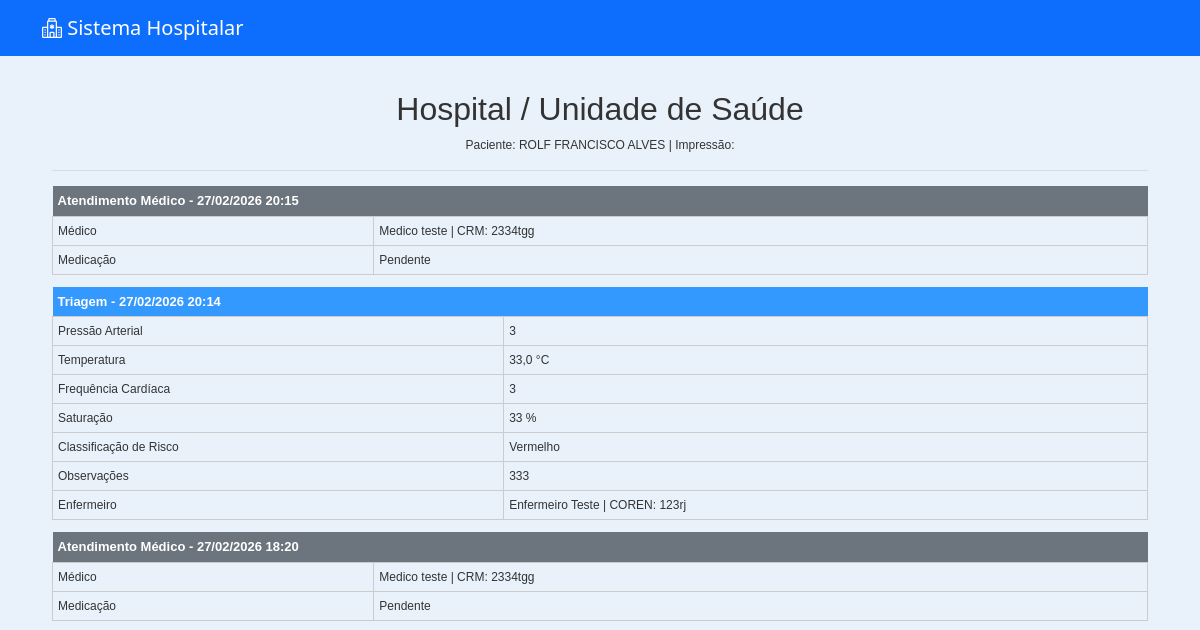
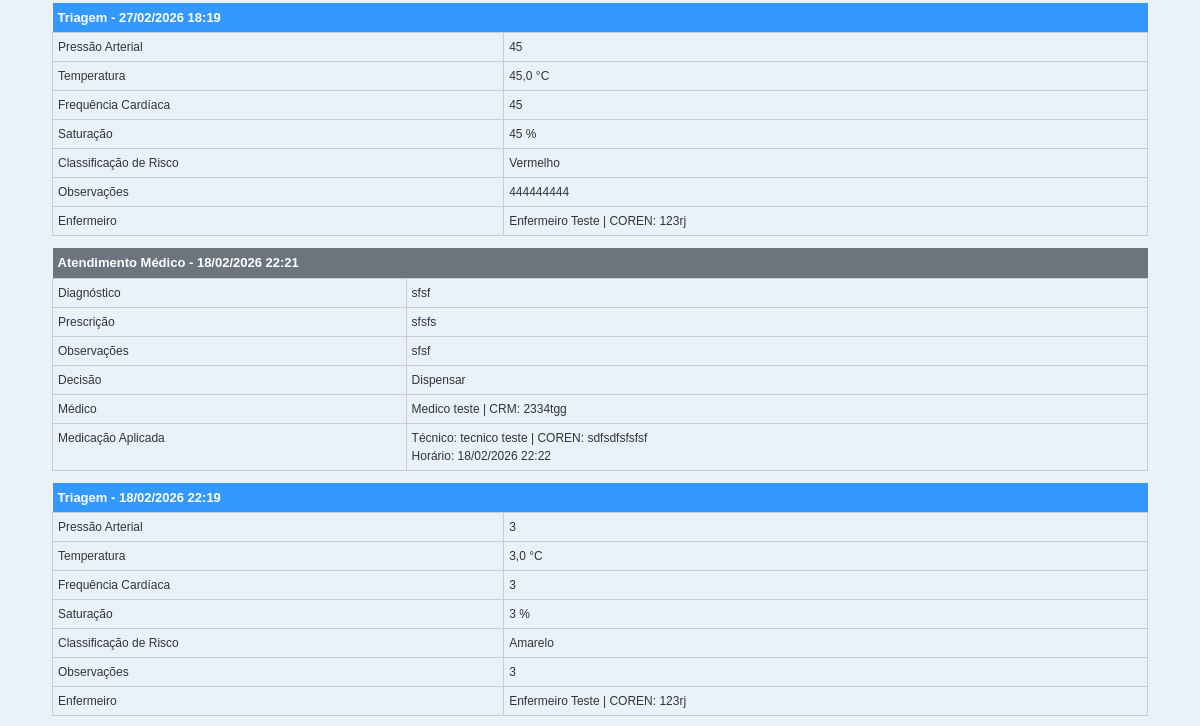
The app's page /pacientes/2/historico/ (upper part), older data (2 pictures, top to bottom).
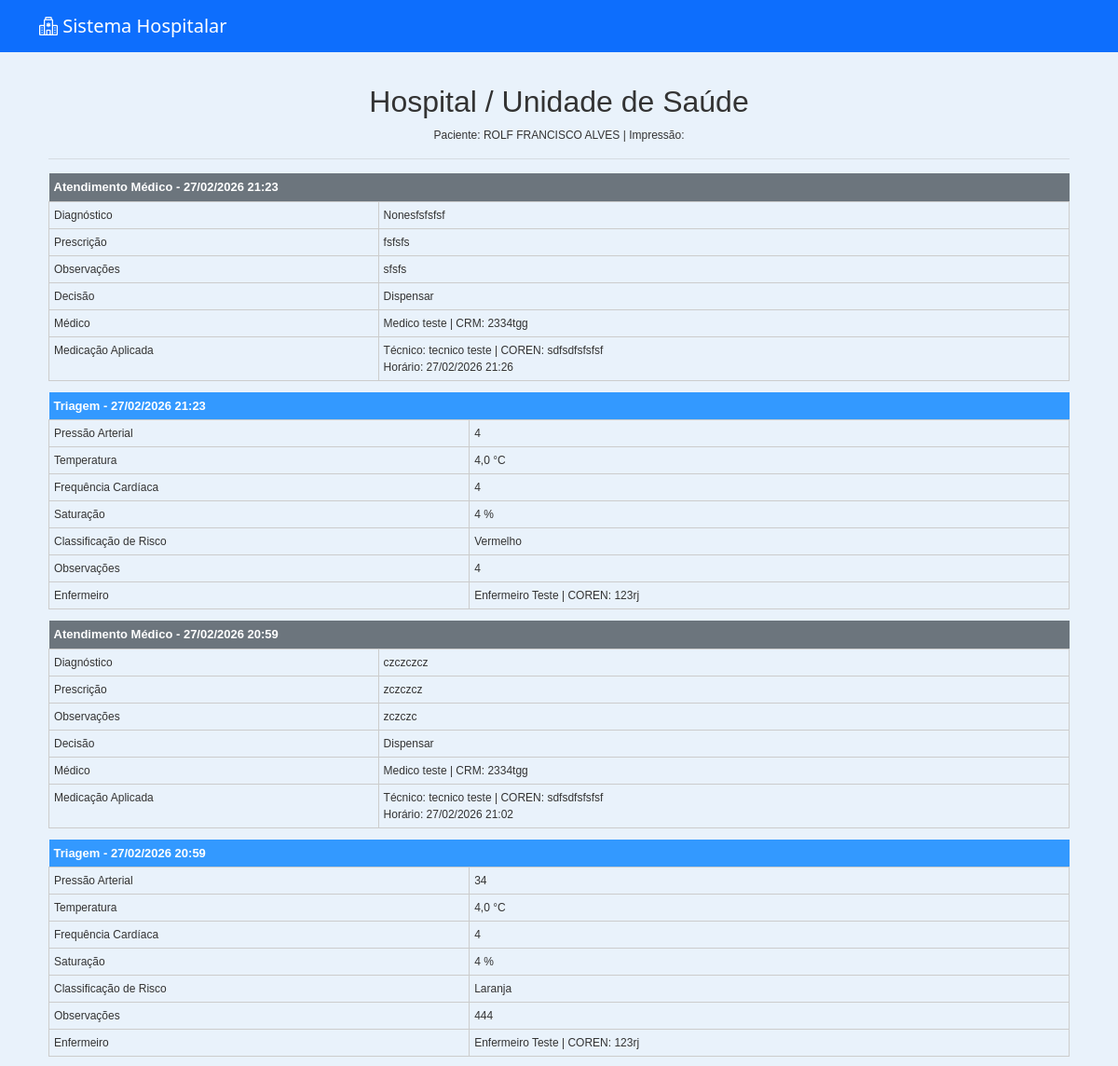
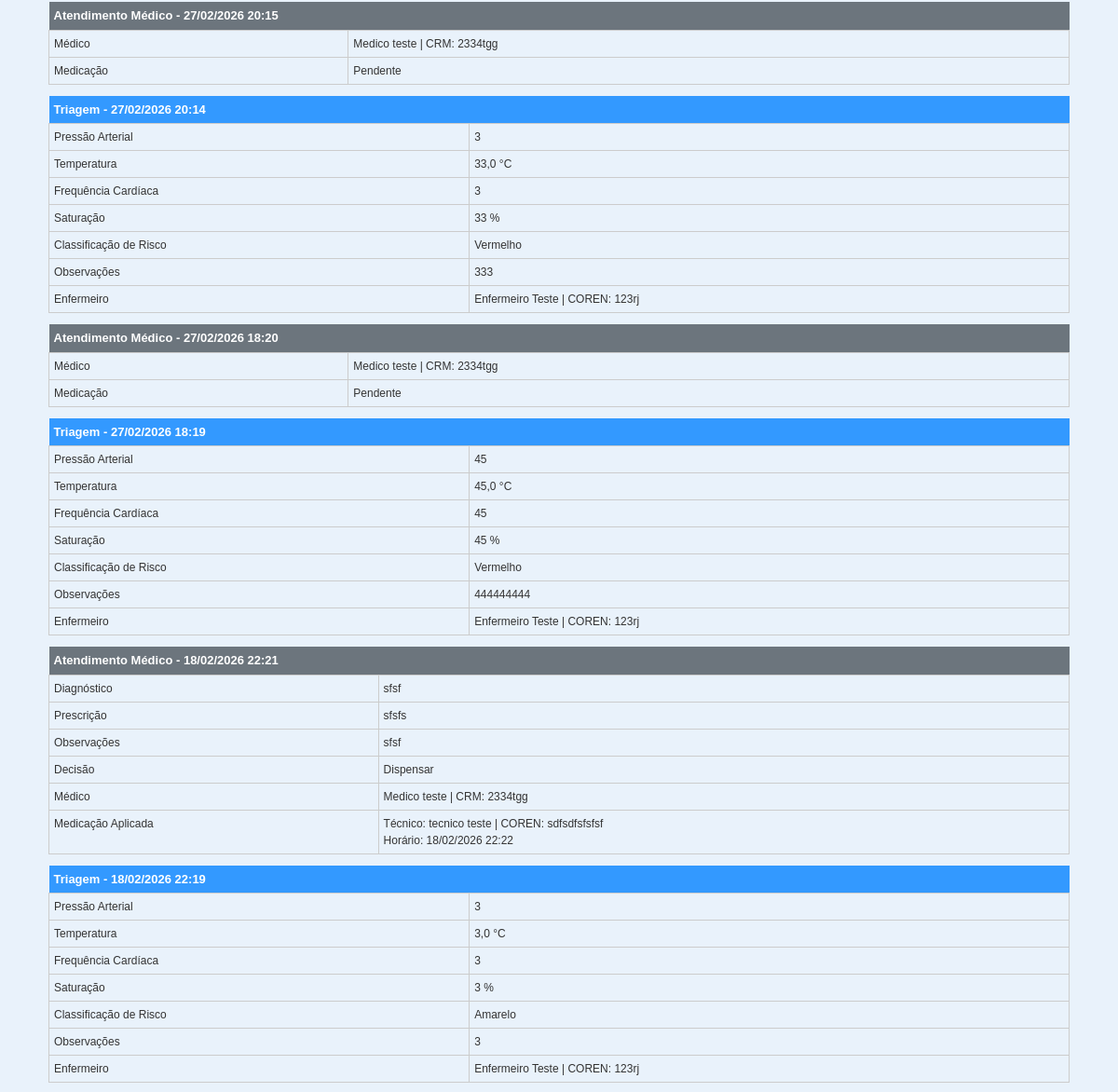
The same page, newer data (2 pictures, top to bottom).
### medico/models.py (models this page shows, shortened)
class Atendimento(models.Model):
    paciente = models.ForeignKey(
        Paciente,
        on_delete=models.CASCADE
    )
    medico = models.ForeignKey(
        Usuario,
        on_delete=models.SET_NULL,  # ⚠ Melhor que CASCADE
        null=True,
        related_name="atendimentos_realizados"
    )
    triagem = models.OneToOneField(
        Triagem,
        on_delete=models.CASCADE
    )
    diagnostico = models.TextField(blank=True, null=True)
    prescricao = models.TextField(blank=True, null=True)
    observacoes = models.TextField(blank=True, null=True)
    DECISAO_CHOICES = [
        ("dispensar", "Dispensar"),
        ("medicacao", "Medicação"),
        ("internacao", "Internação"),
        ("exames", "Exames"),
    ]
    decisao = models.CharField(
        max_length=20,
        choices=DECISAO_CHOICES,
        blank=True,
        null=True
    )
    medicacao_aplicada = models.BooleanField(default=False)
    tecnico_aplicou = models.ForeignKey(
        Usuario,
        on_delete=models.SET_NULL,
        null=True,
        blank=True,
        related_name="medicacoes_aplicadas"
    )
    horario_medicacao = models.DateTimeField(
        null=True,
        blank=True
    )
    data_atendimento = models.DateTimeField(auto_now_add=True)
    finalizado = models.BooleanField(default=False)

### usuarios/models.py (models this page shows, shortened)
class Usuario(AbstractUser):
    PERFIL_CHOICES = [
        ('administrador', 'Administrador'),
        ('medico', 'Médico'),
        ('enfermeiro', 'Enfermeiro'),
        ('tecnico', 'Técnico'),
        ('recepcao', 'Recepção'),
    ]
    perfil = models.CharField(max_length=20, choices=PERFIL_CHOICES, default='recepcao')
    cpf = models.CharField("CPF", max_length=14, unique=True, blank=True, null=True)
    data_nascimento = models.DateField("Data de Nascimento", blank=True, null=True)
    telefone = models.CharField("Telefone", max_length=20, blank=True, null=True)
    endereco = models.CharField("Endereço", max_length=255, blank=True, null=True)
    cidade = models.CharField("Cidade", max_length=100, blank=True, null=True)
    estado = models.CharField("Estado", max_length=50, blank=True, null=True)
    cep = models.CharField("CEP", max_length=10, blank=True, null=True)
    crm = models.CharField("CRM", max_length=20, blank=True, null=True)
    coren = models.CharField("COREN", max_length=20, blank=True, null=True)

### triagem/models.py (models this page shows, shortened)
class Triagem(models.Model):
    RISCO_CHOICES = [
        ('Vermelho', 'Vermelho'),
        ('Laranja', 'Laranja'),
        ('Amarelo', 'Amarelo'),
        ('Verde', 'Verde'),
        ('Azul', 'Azul'),
    ]
    agendamento = models.OneToOneField(Agendamento, on_delete=models.CASCADE)
    paciente = models.ForeignKey(Paciente, on_delete=models.CASCADE)
    enfermeiro = models.ForeignKey(
        Usuario,
        on_delete=models.SET_NULL,
        null=True,
        blank=True,
        related_name="triagens_realizadas"
    )
    pressao_arterial = models.CharField(max_length=20)
    temperatura = models.DecimalField(max_digits=4, decimal_places=1)
    frequencia_cardiaca = models.IntegerField()
    saturacao = models.IntegerField()
    classificacao_risco = models.CharField(
        max_length=10,
        choices=RISCO_CHOICES,
        blank=True,
        null=True
    )
    observacoes = models.TextField(blank=True, null=True)
    atendido = models.BooleanField(default=False)
    data_triagem = models.DateTimeField(auto_now_add=True)

### pacientes/views.py (the view)
# urls.py: path('<int:paciente_id>/historico/', views.imprimir_historico, name='imprimir_historico'),  # atenção: mesma URL que acima
def imprimir_historico(request, paciente_id):
    paciente = get_object_or_404(Paciente, id=paciente_id)
    historico = []
    triagens = Triagem.objects.filter(paciente=paciente).order_by('-data_triagem')
    for t in triagens:
        historico.append({
            'tipo': 'triagem',
            'data': t.data_triagem,
            'obj': t
        })
    atendimentos = Atendimento.objects.filter(paciente=paciente).order_by('-data_atendimento')
    for a in atendimentos:
        historico.append({
            'tipo': 'atendimento',
            'data': a.data_atendimento,
            'obj': a
        })
    historico.sort(key=lambda x: x['data'], reverse=True)
    context = {
        'paciente': paciente,
        'historico': historico,
    }
    return render(request, 'pacientes/historico_imprimir.html', context)

### pacientes/templates/pacientes/historico_imprimir.html (shortened to what this page needs)
{% extends 'usuarios/base.html' %}
{% block content %}
<div class="historico-container">
    <div class="historico-header">
        <h2>Hospital / Unidade de Saúde</h2>
        <p>Paciente: {{ paciente.nome }} | Impressão: {{ now|date:"d/m/Y H:i" }}</p>
        <hr>
    </div>
    {% if historico %}
        {% for item in historico %}
            <table class="historico-table">
                <thead>
                    <tr class="{% if item.tipo == 'triagem' %}triagem{% else %}atendimento{% endif %}">
                        <th colspan="2">
                            {% if item.tipo == 'triagem' %}Triagem{% else %}Atendimento Médico{% endif %} - {{ item.data|date:"d/m/Y H:i" }}
                        </th>
                    </tr>
                </thead>
                <tbody>
                    {% if item.tipo == 'triagem' %}
                        <tr><td>Pressão Arterial</td><td>{{ item.obj.pressao_arterial }}</td></tr>
                        <tr><td>Temperatura</td><td>{{ item.obj.temperatura }} °C</td></tr>
                        <tr><td>Frequência Cardíaca</td><td>{{ item.obj.frequencia_cardiaca }}</td></tr>
                        <tr><td>Saturação</td><td>{{ item.obj.saturacao }} %</td></tr>
                        <tr><td>Classificação de Risco</td><td>{{ item.obj.classificacao_risco }}</td></tr>
                        {% if item.obj.observacoes %}<tr><td>Observações</td><td>{{ item.obj.observacoes }}</td></tr>{% endif %}
                        {% if item.obj.enfermeiro %}<tr><td>Enfermeiro</td><td>{{ item.obj.enfermeiro.get_full_name }} | COREN: {{ item.obj.enfermeiro.coren|default:"Não cadastrado" }}</td></tr>{% endif %}
                    {% else %}
                        {% if item.obj.diagnostico %}<tr><td>Diagnóstico</td><td>{{ item.obj.diagnostico }}</td></tr>{% endif %}
                        {% if item.obj.prescricao %}<tr><td>Prescrição</td><td>{{ item.obj.prescricao }}</td></tr>{% endif %}
                        {% if item.obj.observacoes %}<tr><td>Observações</td><td>{{ item.obj.observacoes }}</td></tr>{% endif %}
                        {% if item.obj.get_decisao_display %}<tr><td>Decisão</td><td>{{ item.obj.get_decisao_display }}</td></tr>{% endif %}
                        {% if item.obj.medico %}<tr><td>Médico</td><td>{{ item.obj.medico.get_full_name }} | CRM: {{ item.obj.medico.crm|default:"Não cadastrado" }}</td></tr>{% endif %}
                        {% if item.obj.medicacao_aplicada %}
                            <tr><td>Medicação Aplicada</td>
                                <td>
                                    {% if item.obj.tecnico_aplicou %}Técnico: {{ item.obj.tecnico_aplicou.get_full_name }} | COREN: {{ item.obj.tecnico_aplicou.coren|default:"Não cadastrado" }}<br>{% endif %}
                                    {% if item.obj.horario_medicacao %}Horário: {{ item.obj.horario_medicacao|date:"d/m/Y H:i" }}{% endif %}
                                </td>
                            </tr>
                        {% else %}
                            <tr><td>Medicação</td><td>Pendente</td></tr>
                        {% endif %}
                    {% endif %}
                </tbody>
            </table>
        {% endfor %}
    {% else %}
        <p>Nenhum histórico encontrado.</p>
    {% endif %}
</div>
{% endblock %}

Row changes from the older to the newer data that the page shows:
added Atendimento: shows "Atendimento Médico", data "27/02/2026 21:23", obj.diagnostico "Nonesfsfsfsf", obj.prescricao "fsfsfs", obj.observacoes "sfsfs", obj.decisao "Dispensar", obj.medico.get_full_name "Medico teste", obj.medico.crm "2334tgg", obj.tecnico_aplicou.get_full_name "tecnico teste", obj.tecnico_aplicou.coren "sdfsdfsfsfsf", obj.horario_medicacao "27/02/2026 21:26"
added Triagem: shows "Triagem", data "27/02/2026 21:23", obj.pressao_arterial "4", obj.temperatura "4,0", obj.frequencia_cardiaca "4", obj.saturacao "4", obj.classificacao_risco "Vermelho", obj.observacoes "4", obj.enfermeiro.get_full_name "Enfermeiro Teste", obj.enfermeiro.coren "123rj"
added Atendimento: shows "Atendimento Médico", data "27/02/2026 20:59", obj.diagnostico "czczczcz", obj.prescricao "zczczcz", obj.observacoes "zczczc", obj.decisao "Dispensar", obj.medico.get_full_name "Medico teste", obj.medico.crm "2334tgg", obj.tecnico_aplicou.get_full_name "tecnico teste", obj.tecnico_aplicou.coren "sdfsdfsfsfsf", obj.horario_medicacao "27/02/2026 21:02"
added Triagem: shows "Triagem", data "27/02/2026 20:59", obj.pressao_arterial "34", obj.temperatura "4,0", obj.frequencia_cardiaca "4", obj.saturacao "4", obj.classificacao_risco "Laranja", obj.observacoes "444", obj.enfermeiro.get_full_name "Enfermeiro Teste", obj.enfermeiro.coren "123rj"
